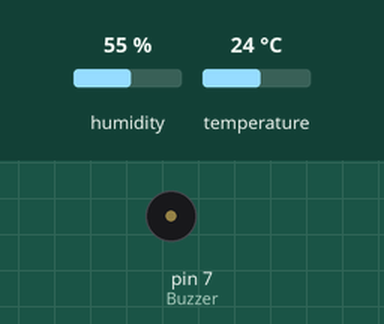
This sketch was run on a simulated Arduino Uno, built with avr-gcc and run on an emulated ATmega328P. On the bench: buzzer (waves = sounding, pin HIGH). The inputs (shaded band) are chosen by the test bench; at power-on: humidity 55 %, temperature 24 °C. What the sketch prints to the serial monitor is not drawn.

Above: at 2.8 s.
2.9 s: humidity set to 69 %
5.6 s: humidity set to 72 %
At 6.7 s:
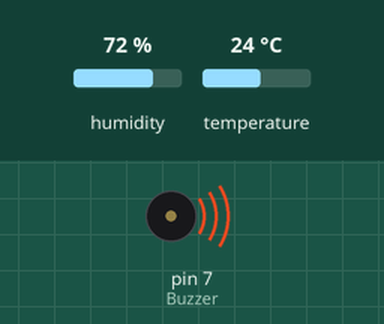
Timing chart, 0 to 8.6 s (numbered marks = the images above; inputs shaded):
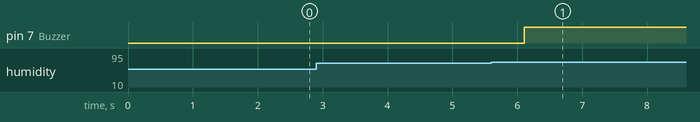

The sketch:

Test_DHT11_Buzzer.ino
```cpp
#include <DHT.h>

const int DHTPIN = 3;//Chân Out của cảm biến nối chân số 5 Arduino

const int DHTTYPE = DHT11;   // Khai báo kiểu cảm biến là DHT11

const float NHIET_DO_CAO = 35.0;
const float DO_AM_CAO = 70.0;

DHT dht(DHTPIN, DHTTYPE); //Khai báo thư viện chân cảm biến và kiểu cảm biến

byte Buzzer = 7; // định nghĩa chân cho còi báo

void setup()
{
  Serial.begin(115200);
  pinMode(Buzzer, OUTPUT);

  dht.begin(); //Khởi động cảm biến
}

void loop()
{
  float doam = dht.readHumidity(); //Đọc độ ẩm

  float doC = dht.readTemperature(); //Đọc nhiệt độ C

  float doF = dht.readTemperature(true); //Đọc nhiệt độ F

  // Kiểm tra cảm biến có hoạt động hay không
  if (isnan(doam) || isnan(doC) || isnan(doF))
  {
    Serial.println("Không có giá trị trả về từ cảm biến DHT");
    return;
  }

  Serial.print("Độ ẩm: ");
  Serial.print(doam);

  Serial.print("%  Nhiệt độ: ");
  Serial.print(doC);

  Serial.print("°C | ");
  Serial.print(doF);
  Serial.println("°F");

// Kiểm tra nhiệt độ và độ ẩm vượt ngưỡng
  if (doC > NHIET_DO_CAO) {
    Serial.println("Cảnh báo: Nhiệt độ cao!");
    Button_Sound(1); // Bật buzzer
    delay(10000); // Giữ buzzer kêu trong 10 giây
    Button_Sound(0); // Tắt buzzer
  }

  if (doam > DO_AM_CAO) {
    Serial.println("Cảnh báo: Độ ẩm cao!");
    Button_Sound(1); // Bật buzzer
    delay(10000); // Giữ buzzer kêu trong 10 giây
    Button_Sound(0); // Tắt buzzer
  }

  delay(1000);
}
void Button_Sound(byte snd) { //điều khiển đầu ra âm thanh của buzzer bằng cách sử dụng hàm digitalWrite(). Tham số snd cho biết trạng thái của buzzer: 1 để bật và 0 để tắt.
  digitalWrite(Buzzer, snd);
}
```

Measured:
- the behaviour switches between 70 and 71 % on humidity (found by bisection; images 0 and 1)
- after the input at 2.9 s, every drawn part: stays the same
- after the input at 5.6 s, pin 7 (Buzzer): LOW → HIGH after 0.51 s
